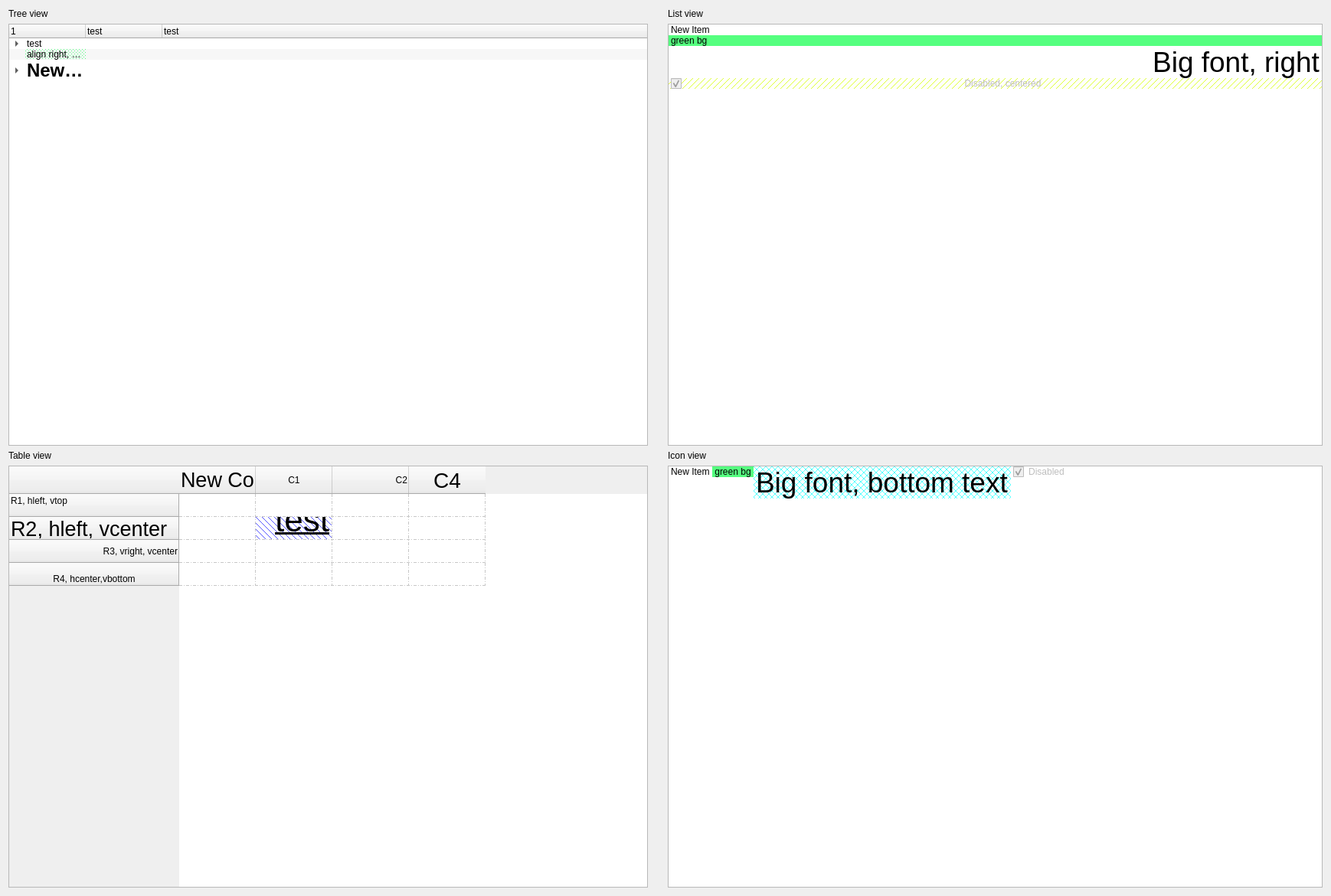
<?xml version="1.0" encoding="UTF-8"?>
<ui version="4.0">
 <class>Form</class>
 <widget class="QWidget" name="Form">
  <property name="geometry">
   <rect>
    <x>0</x>
    <y>0</y>
    <width>1738</width>
    <height>1170</height>
   </rect>
  </property>
  <property name="windowTitle">
   <string>Form</string>
  </property>
  <layout class="QGridLayout" name="gridLayout_3">
   <item row="0" column="1">
    <layout class="QGridLayout" name="gridLayout_2">
     <item row="1" column="0">
      <widget class="QListWidget" name="listWidget_2">
       <property name="iconSize">
        <size>
         <width>64</width>
         <height>64</height>
        </size>
       </property>
       <item>
        <property name="text">
         <string>New Item</string>
        </property>
       </item>
       <item>
        <property name="text">
         <string>green bg</string>
        </property>
        <property name="background">
         <brush brushstyle="SolidPattern">
          <color alpha="255">
           <red>85</red>
           <green>255</green>
           <blue>127</blue>
          </color>
         </brush>
        </property>
       </item>
       <item>
        <property name="text">
         <string>Big font, right</string>
        </property>
        <property name="font">
         <font>
          <pointsize>28</pointsize>
         </font>
        </property>
        <property name="textAlignment">
         <set>AlignTrailing|AlignVCenter</set>
        </property>
        <property name="icon">
         <iconset theme="document-save">
          <normaloff>.</normaloff>.</iconset>
        </property>
       </item>
       <item>
        <property name="text">
         <string>Disabled, centered</string>
        </property>
        <property name="textAlignment">
         <set>AlignCenter</set>
        </property>
        <property name="background">
         <brush brushstyle="BDiagPattern">
          <color alpha="255">
           <red>221</red>
           <green>255</green>
           <blue>51</blue>
          </color>
         </brush>
        </property>
        <property name="checkState">
         <enum>Checked</enum>
        </property>
        <property name="flags">
         <set>ItemIsSelectable|ItemIsDragEnabled|ItemIsUserCheckable</set>
        </property>
       </item>
      </widget>
     </item>
     <item row="2" column="0">
      <widget class="QLabel" name="label_3">
       <property name="text">
        <string>Icon view</string>
       </property>
      </widget>
     </item>
     <item row="0" column="0">
      <widget class="QLabel" name="label_2">
       <property name="text">
        <string>List view</string>
       </property>
      </widget>
     </item>
     <item row="3" column="0">
      <widget class="QListWidget" name="listWidget_3">
       <property name="viewMode">
        <enum>QListView::IconMode</enum>
       </property>
       <item>
        <property name="text">
         <string>New Item</string>
        </property>
        <property name="textAlignment">
         <set>AlignLeading|AlignTop</set>
        </property>
       </item>
       <item>
        <property name="text">
         <string>green bg</string>
        </property>
        <property name="background">
         <brush brushstyle="SolidPattern">
          <color alpha="255">
           <red>85</red>
           <green>255</green>
           <blue>127</blue>
          </color>
         </brush>
        </property>
       </item>
       <item>
        <property name="text">
         <string>Big font, bottom text</string>
        </property>
        <property name="font">
         <font>
          <pointsize>28</pointsize>
         </font>
        </property>
        <property name="textAlignment">
         <set>AlignLeading|AlignBottom</set>
        </property>
        <property name="background">
         <brush brushstyle="DiagCrossPattern">
          <color alpha="255">
           <red>85</red>
           <green>255</green>
           <blue>255</blue>
          </color>
         </brush>
        </property>
        <property name="foreground">
         <brush brushstyle="NoBrush">
          <color alpha="255">
           <red>255</red>
           <green>85</green>
           <blue>127</blue>
          </color>
         </brush>
        </property>
        <property name="icon">
         <iconset theme="document-save">
          <normaloff>.</normaloff>.</iconset>
        </property>
       </item>
       <item>
        <property name="text">
         <string>Disabled</string>
        </property>
        <property name="checkState">
         <enum>Checked</enum>
        </property>
        <property name="flags">
         <set>ItemIsSelectable|ItemIsDragEnabled|ItemIsUserCheckable</set>
        </property>
       </item>
      </widget>
     </item>
    </layout>
   </item>
   <item row="0" column="0">
    <layout class="QGridLayout" name="gridLayout">
     <item row="0" column="1" rowspan="2">
      <spacer name="horizontalSpacer">
       <property name="orientation">
        <enum>Qt::Horizontal</enum>
       </property>
       <property name="sizeType">
        <enum>QSizePolicy::Fixed</enum>
       </property>
       <property name="sizeHint" stdset="0">
        <size>
         <width>20</width>
         <height>20</height>
        </size>
       </property>
      </spacer>
     </item>
     <item row="3" column="0">
      <widget class="QTableWidget" name="tableWidget">
       <property name="showGrid">
        <bool>true</bool>
       </property>
       <property name="gridStyle">
        <enum>Qt::DashDotLine</enum>
       </property>
       <row>
        <property name="text">
         <string>R1, hleft, vtop</string>
        </property>
        <property name="textAlignment">
         <set>AlignLeading|AlignTop</set>
        </property>
       </row>
       <row>
        <property name="text">
         <string>R2, hleft, vcenter</string>
        </property>
        <property name="font">
         <font>
          <pointsize>20</pointsize>
         </font>
        </property>
        <property name="background">
         <color>
          <red>0</red>
          <green>85</green>
          <blue>255</blue>
         </color>
        </property>
        <property name="icon">
         <iconset theme="document-save">
          <normaloff>.</normaloff>.</iconset>
        </property>
       </row>
       <row>
        <property name="text">
         <string>R3, vright, vcenter</string>
        </property>
        <property name="textAlignment">
         <set>AlignTrailing|AlignVCenter</set>
        </property>
       </row>
       <row>
        <property name="text">
         <string>R4, hcenter,vbottom</string>
        </property>
        <property name="textAlignment">
         <set>AlignHCenter|AlignBottom</set>
        </property>
        <property name="foreground">
         <brush brushstyle="NoBrush">
          <color alpha="255">
           <red>85</red>
           <green>170</green>
           <blue>255</blue>
          </color>
         </brush>
        </property>
       </row>
       <column>
        <property name="text">
         <string>New Column</string>
        </property>
        <property name="font">
         <font>
          <pointsize>20</pointsize>
         </font>
        </property>
        <property name="textAlignment">
         <set>AlignLeading|AlignTop</set>
        </property>
        <property name="icon">
         <iconset theme="document-new">
          <normaloff>.</normaloff>.</iconset>
        </property>
       </column>
       <column>
        <property name="text">
         <string>C1</string>
        </property>
        <property name="background">
         <color>
          <red>255</red>
          <green>170</green>
          <blue>255</blue>
         </color>
        </property>
       </column>
       <column>
        <property name="text">
         <string>C2</string>
        </property>
        <property name="textAlignment">
         <set>AlignTrailing|AlignVCenter</set>
        </property>
        <property name="background">
         <color>
          <red>85</red>
          <green>255</green>
          <blue>127</blue>
         </color>
        </property>
       </column>
       <column>
        <property name="text">
         <string>C4</string>
        </property>
        <property name="font">
         <font>
          <pointsize>21</pointsize>
         </font>
        </property>
        <property name="textAlignment">
         <set>AlignCenter</set>
        </property>
        <property name="foreground">
         <brush brushstyle="NoBrush">
          <color alpha="255">
           <red>255</red>
           <green>85</green>
           <blue>127</blue>
          </color>
         </brush>
        </property>
       </column>
       <item row="1" column="1">
        <property name="text">
         <string>test</string>
        </property>
        <property name="font">
         <font>
          <pointsize>33</pointsize>
          <underline>true</underline>
         </font>
        </property>
        <property name="textAlignment">
         <set>AlignTrailing|AlignBottom</set>
        </property>
        <property name="background">
         <brush brushstyle="FDiagPattern">
          <color alpha="255">
           <red>85</red>
           <green>85</green>
           <blue>255</blue>
          </color>
         </brush>
        </property>
        <property name="foreground">
         <brush brushstyle="NoBrush">
          <color alpha="255">
           <red>0</red>
           <green>143</green>
           <blue>143</blue>
          </color>
         </brush>
        </property>
        <property name="icon">
         <iconset theme="document-new"/>
        </property>
       </item>
      </widget>
     </item>
     <item row="1" column="0">
      <widget class="QTreeWidget" name="treeWidget">
       <property name="alternatingRowColors">
        <bool>true</bool>
       </property>
       <property name="iconSize">
        <size>
         <width>64</width>
         <height>64</height>
        </size>
       </property>
       <column>
        <property name="text">
         <string>1</string>
        </property>
       </column>
       <column>
        <property name="text">
         <string>test</string>
        </property>
       </column>
       <column>
        <property name="text">
         <string>test</string>
        </property>
       </column>
       <item>
        <property name="text">
         <string>test</string>
        </property>
        <item>
         <property name="text">
          <string>Big font</string>
         </property>
         <property name="font">
          <font>
           <pointsize>20</pointsize>
          </font>
         </property>
         <property name="text">
          <string>orange</string>
         </property>
         <property name="background">
          <brush brushstyle="SolidPattern">
           <color alpha="255">
            <red>255</red>
            <green>170</green>
            <blue>127</blue>
           </color>
          </brush>
         </property>
         <item>
          <property name="text">
           <string>align center, pink bg</string>
          </property>
          <property name="textAlignment">
           <set>AlignCenter</set>
          </property>
          <property name="background">
           <brush brushstyle="SolidPattern">
            <color alpha="255">
             <red>255</red>
             <green>170</green>
             <blue>255</blue>
            </color>
           </brush>
          </property>
          <property name="icon">
           <iconset theme="document-save">
            <normaloff>.</normaloff>.</iconset>
          </property>
          <property name="text">
           <string/>
          </property>
         </item>
        </item>
       </item>
       <item>
        <property name="text">
         <string>align right, green bg</string>
        </property>
        <property name="textAlignment">
         <set>AlignTrailing|AlignVCenter</set>
        </property>
        <property name="background">
         <brush brushstyle="Dense6Pattern">
          <color alpha="255">
           <red>85</red>
           <green>255</green>
           <blue>127</blue>
          </color>
         </brush>
        </property>
       </item>
       <item>
        <property name="text">
         <string>New Item, red fg</string>
        </property>
        <property name="font">
         <font>
          <pointsize>18</pointsize>
          <weight>75</weight>
          <bold>true</bold>
         </font>
        </property>
        <property name="foreground">
         <brush brushstyle="NoBrush">
          <color alpha="255">
           <red>255</red>
           <green>0</green>
           <blue>0</blue>
          </color>
         </brush>
        </property>
        <property name="icon">
         <iconset theme="document-save">
          <normaloff>.</normaloff>.</iconset>
        </property>
        <item>
         <property name="text">
          <string>checkable, disabled</string>
         </property>
         <property name="checkState">
          <enum>Checked</enum>
         </property>
         <property name="flags">
          <set>ItemIsSelectable|ItemIsDragEnabled|ItemIsDropEnabled|ItemIsUserCheckable</set>
         </property>
        </item>
       </item>
      </widget>
     </item>
     <item row="2" column="0">
      <widget class="QLabel" name="label_4">
       <property name="text">
        <string>Table view</string>
       </property>
      </widget>
     </item>
     <item row="0" column="0">
      <widget class="QLabel" name="label">
       <property name="text">
        <string>Tree view</string>
       </property>
      </widget>
     </item>
    </layout>
   </item>
  </layout>
 </widget>
 <resources/>
 <connections/>
</ui>
